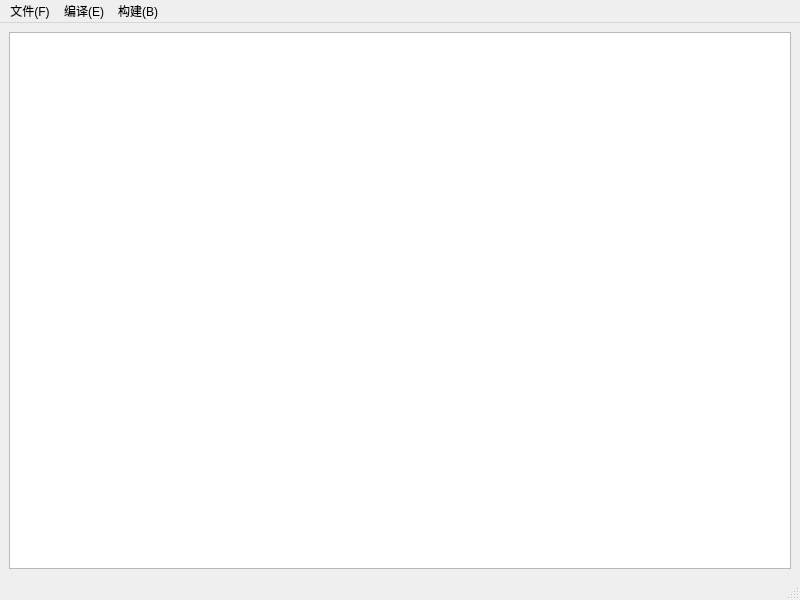
<?xml version="1.0" encoding="UTF-8"?>
<ui version="4.0">
 <class>MainWindow</class>
 <widget class="QMainWindow" name="MainWindow">
  <property name="geometry">
   <rect>
    <x>0</x>
    <y>0</y>
    <width>800</width>
    <height>600</height>
   </rect>
  </property>
  <property name="windowTitle">
   <string>MainWindow</string>
  </property>
  <widget class="QWidget" name="centralwidget">
   <layout class="QVBoxLayout" name="verticalLayout">
    <item>
     <widget class="QTextEdit" name="textEdit"/>
    </item>
   </layout>
  </widget>
  <widget class="QMenuBar" name="menubar">
   <property name="geometry">
    <rect>
     <x>0</x>
     <y>0</y>
     <width>800</width>
     <height>28</height>
    </rect>
   </property>
   <widget class="QMenu" name="menu_F">
    <property name="title">
     <string>文件(F)</string>
    </property>
    <addaction name="newAction"/>
    <addaction name="openAction"/>
    <addaction name="saveAction"/>
   </widget>
   <widget class="QMenu" name="menu">
    <property name="title">
     <string>编译(E)</string>
    </property>
   </widget>
   <widget class="QMenu" name="menu_B">
    <property name="title">
     <string>构建(B)</string>
    </property>
   </widget>
   <addaction name="menu_F"/>
   <addaction name="menu"/>
   <addaction name="menu_B"/>
  </widget>
  <widget class="QStatusBar" name="statusbar"/>
  <action name="newAction">
   <property name="text">
    <string>新建(N)</string>
   </property>
  </action>
  <action name="openAction">
   <property name="text">
    <string>打开(O)</string>
   </property>
  </action>
  <action name="saveAction">
   <property name="text">
    <string>另存为(S)</string>
   </property>
  </action>
 </widget>
 <resources/>
 <connections/>
</ui>
